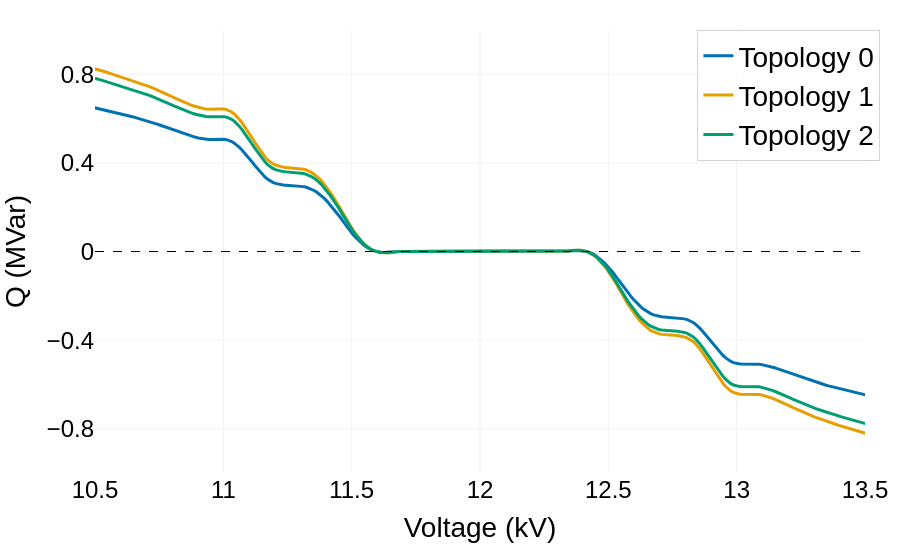

The notebook cell this image was saved under:
### Code cell
def improved_x_policy_plotly(policy_net):
    """
    Plot the improved single-graph comparison of policies across different topologies,
    with optimized x-axis range to highlight differences.
    """
    import plotly.graph_objects as go
    
    # Create figure with better aspect ratio
    fig = go.Figure()
    
    # Use a colorblind-friendly palette
    # colors = ['#1f77b4', '#ff7f0e', '#2ca02c', '#d62728', '#9467bd']
    # colors = ['#0173B2', '#DE8F05', '#CC78BC', '#CA9161', '#949494']
    colors = ['#0072B2', '#E69F00', '#009E73', '#D55E00', '#CC79A7']
    
    # Define the safe voltage range
    safe_range = [11.48, 12.52]
    
    # # Add safe range area
    # fig.add_shape(
    #     type="rect",
    #     x0=safe_range[0], y0=-1.2,
    #     x1=safe_range[1], y1=1.2,
    #     fillcolor="rgba(144, 238, 144, 0.2)",
    #     line=dict(width=0),
    #     layer="below"
    # )
    
    # Add zero line
    fig.add_shape(
        type="line",
        x0=10.5, y0=0,
        x1=13.5, y1=0,
        line=dict(color="black", width=1, dash="dash")
    )
    
    # Plot policy curves for different topologies
    N = 400
    x_vals = np.linspace(10, 14, N)
    
    for i in range(3):
        policy_vals = []
        state, topo, senario = env.reset_topo(seed=i)
        topo_tensor = torch.cuda.FloatTensor(topo).unsqueeze(0)
        
        for j in range(N):
            state_tensor = torch.tensor([[0.80 + 0.001 * j]])
            action_tensor = policy_net[2](state_tensor, topo_tensor)
            policy_vals.append(float(-action_tensor.detach().cpu().numpy().item()))
        
        # Apply Savitzky-Golay filtering for smoother curves
        try:
            from scipy.signal import savgol_filter
            window_size = 25  # Must be odd
            poly_order = 3    # Polynomial order
            policy_vals_smoothed = savgol_filter(policy_vals, window_size, poly_order)
        except:
            # Fallback to moving average if scipy is not available
            policy_vals_smoothed = moving_average(np.array(policy_vals), n=20)
        
        # Add trace with clear labeling
        fig.add_trace(go.Scatter(
            x=x_vals, 
            y=policy_vals_smoothed,
            mode='lines',
            name=f'Topology {i}',
            line=dict(color=colors[i], width=3)
        ))

    # 修改3：优化X轴设置
    fig.update_xaxes(
        title_text="Voltage (kV)",
        title_font=dict(size=NATURE_CONFIG['font_axis_title']),
        range=[10.5, 13.5],
        showgrid=True,
        gridwidth=0.5,
        gridcolor='#E5E5E5',
        zeroline=False,
        tickfont=dict(size=NATURE_CONFIG['font_axis']),
        # 关键修改：设置刻度
        tickmode='array',
        # tickvals=[ 10.5, 11, 11.5, 12, 12.5, 13, 13.5],  # 只显示整数刻度
        # 网格设置
        dtick=0.5,  # 网格间距保持0.5
    )

    # 修改4：优化Y轴设置
    fig.update_yaxes(
        title_text="Q (MVar)",
        title_font=dict(size=NATURE_CONFIG['font_axis_title']),
        range=[-1.0, 1.0],
        showgrid=True,
        gridwidth=0.5,
        gridcolor='#E5E5E5',
        tickfont=dict(size=NATURE_CONFIG['font_axis']),
        # 关键修改：设置刻度
        tickmode='array',
        tickvals=[-0.8, -0.4, 0, 0.4, 0.8],  # 减少刻度数量
        # 网格设置
        dtick=0.25,  # 网格间距
    )

    # Update layout with improved aspect ratio and focused x-axis range
    fig.update_layout(
        font=dict(family='Arial', size=NATURE_CONFIG['font_base'], color='black'),
        width=NATURE_CONFIG['width']/2,
        height=NATURE_CONFIG['height']/2+100,
        margin=dict(l=60, r=30, t=30, b=60),
        plot_bgcolor='white',
        paper_bgcolor='white',
        legend=dict(
            x=1.02,
            y=1,
            xanchor='right',
            yanchor='top',
            bgcolor='rgba(255,255,255,0.8)',
            bordercolor='lightgray',
            borderwidth=1,
            font=dict(size=NATURE_CONFIG['font_legend']),
        ),
    )
    
    # # Add "Safe Range" to the legend
    # fig.add_trace(go.Scatter(
    #     x=[None], 
    #     y=[None], 
    #     mode='lines',
    #     fill='toself',
    #     fillcolor="rgba(144, 238, 144, 0.2)",
    #     line=dict(width=0),
    #     name="Safe Range"
    # ))
    
    # Export high-resolution images
    # output_path = os.path.join(Config.data_path, 'images', '56bus', 'x_policy_plot_improved.svg')
    # fig.write_image(output_path, scale=2)
    # fig.write_image(os.path.join(Config.data_path, 'images', '56bus', 'x_policy_plot_improved.png'), scale=2)
    fig.show()
    
    return fig

fig = improved_x_policy_plotly(agent_policy_net)

### Figure 1 — Plotly figure (JSON) as saved in the notebook; plotly's stock layout.template omitted (floating-point values rounded to 4 significant figures; data arrays with more than 128 entries replaced by an {"elided": "..."} marker saying what was removed)
{"data": [{"line": {"color": "#0072B2", "width": 3}, "mode": "lines", "name": "Topology 0", "type": "scatter", "x": {"elided": "400 float values"}, "y": {"elided": "400 float values"}}, {"line": {"color": "#E69F00", "width": 3}, "mode": "lines", "name": "Topology 1", "type": "scatter", "x": {"elided": "400 float values"}, "y": {"elided": "400 float values"}}, {"line": {"color": "#009E73", "width": 3}, "mode": "lines", "name": "Topology 2", "type": "scatter", "x": {"elided": "400 float values"}, "y": {"elided": "400 float values"}}], "layout": {"font": {"color": "black", "family": "Arial", "size": 28}, "height": 550, "legend": {"bgcolor": "rgba(255,255,255,0.8)", "bordercolor": "lightgray", "borderwidth": 1, "font": {"size": 28}, "x": 1.02, "xanchor": "right", "y": 1, "yanchor": "top"}, "margin": {"b": 60, "l": 60, "r": 30, "t": 30}, "paper_bgcolor": "white", "plot_bgcolor": "white", "shapes": [{"line": {"color": "black", "dash": "dash", "width": 1}, "type": "line", "x0": 10.5, "x1": 13.5, "y0": 0, "y1": 0}], "width": 900, "xaxis": {"dtick": 0.5, "gridcolor": "#E5E5E5", "gridwidth": 0.5, "range": [10.5, 13.5], "showgrid": true, "tickfont": {"size": 24}, "tickmode": "array", "title": {"font": {"size": 28}, "text": "Voltage (kV)"}, "zeroline": false}, "yaxis": {"dtick": 0.25, "gridcolor": "#E5E5E5", "gridwidth": 0.5, "range": [-1, 1], "showgrid": true, "tickfont": {"size": 24}, "tickmode": "array", "tickvals": [-0.8, -0.4, 0, 0.4, 0.8], "title": {"font": {"size": 28}, "text": "Q (MVar)"}}}}
